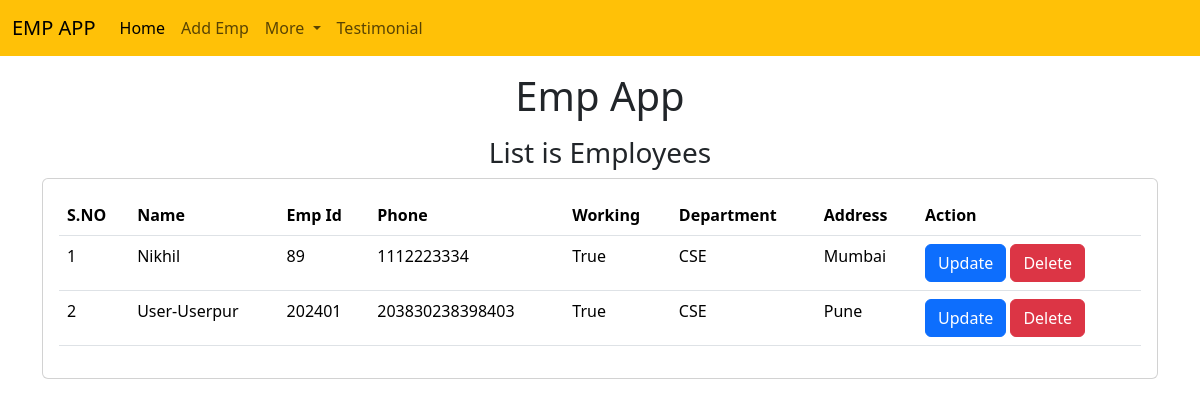
Page /emp/home/ on the earlier database version.
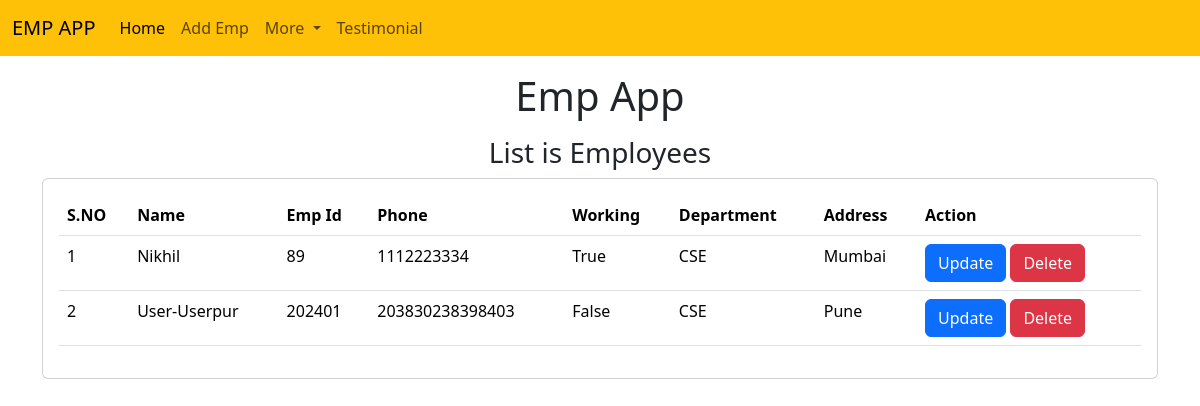
Same page on the later database version.
### emp/models.py (models this page shows)
class emp(models.Model):
    name = models.CharField(max_length=200)
    emp_id = models.IntegerField(max_length=200)
    phone = models.CharField(max_length=10)
    address = models.CharField(max_length=200)
    working = models.BooleanField(default=True)
    department = models.CharField(max_length=10)

### emp/views.py (the view)
# urls.py: path('home/',emp_home),
def emp_home(request):
    emps = emp.objects.all
    return render(request, 'emp/home.html',{'emps':emps})

### templates/emp/home.html (shortened to what this page needs)
<!DOCTYPE html>
<html lang="en">
  <head>
    <link
      href="https://cdn.jsdelivr.net/npm/bootstrap@5.3.3/dist/css/bootstrap.min.css"
      rel="stylesheet"
    />
  </head>
  <body>
    {% include 'emp/navbar.html' %}
    <h1 class="text-center my-3">Emp App</h1>
    <h3 class="text-center">List is Employees</h3>
    <div class="container">
      <div class="row">
        <div class="col-md-12">
          <div class="card">
            <div class="card-body">
              <table class="table">
                <thead>
                  <tr>
                    <th>S.NO</th>
                    <th>Name</th>
                    <th>Emp Id</th>
                    <th>Phone</th>
                    <th>Working</th>
                    <th>Department</th>
                    <th>Address</th>
                    <th>Action</th>
                  </tr>
                </thead>
                <tbody>
                  {% for e in emps %}
                  <tr>
                    <td>{{forloop.counter}}</td>
                    <td>{{e.name}}</td>
                    <td>{{e.emp_id}}</td>
                    <td>{{e.phone}}</td>
                    <td>{{e.working}}</td>
                    <td>{{e.department}}</td>
                    <td>{{e.address}}</td>
                    <td>
                      <a href="/emp/update-emp/{{e.id}}" class="btn btn-primary">Update</a>
                      <a href="/emp/delete-emp/{{e.id}}" class="btn btn-danger">Delete</a>
                    </td>
                  </tr>
                  {% endfor %}
                </tbody>
              </table>
            </div>
          </div>
        </div>
      </div>
    </div>
  </body>
</html>

### templates/emp/navbar.html (shortened to what this page needs)
<nav class="navbar navbar-expand-lg bg-warning">
    <div class="container-fluid">
      <a class="navbar-brand" href="#">EMP APP</a>
      <div class="collapse navbar-collapse" id="navbarSupportedContent">
        <ul class="navbar-nav me-auto mb-2 mb-lg-0">
          <li class="nav-item">
            <a class="nav-link active" aria-current="page" href="/emp/home/">Home</a>
          </li>
          <li class="nav-item">
            <a class="nav-link" href="/emp/add-emp/">Add Emp</a>
          </li>
          <li class="nav-item dropdown">
            <a class="nav-link dropdown-toggle" href="#" role="button" data-bs-toggle="dropdown" aria-expanded="false">
              More
            </a>
          </li>
          <li class="nav-item">
            <a class="nav-link" href="/emp/testimonial/">Testimonial</a>
          </li>
        </ul>
      </div>
    </div>
  </nav>

Differences in the rows shown:
changed emp "User-Userpur": working "True" → "False"
